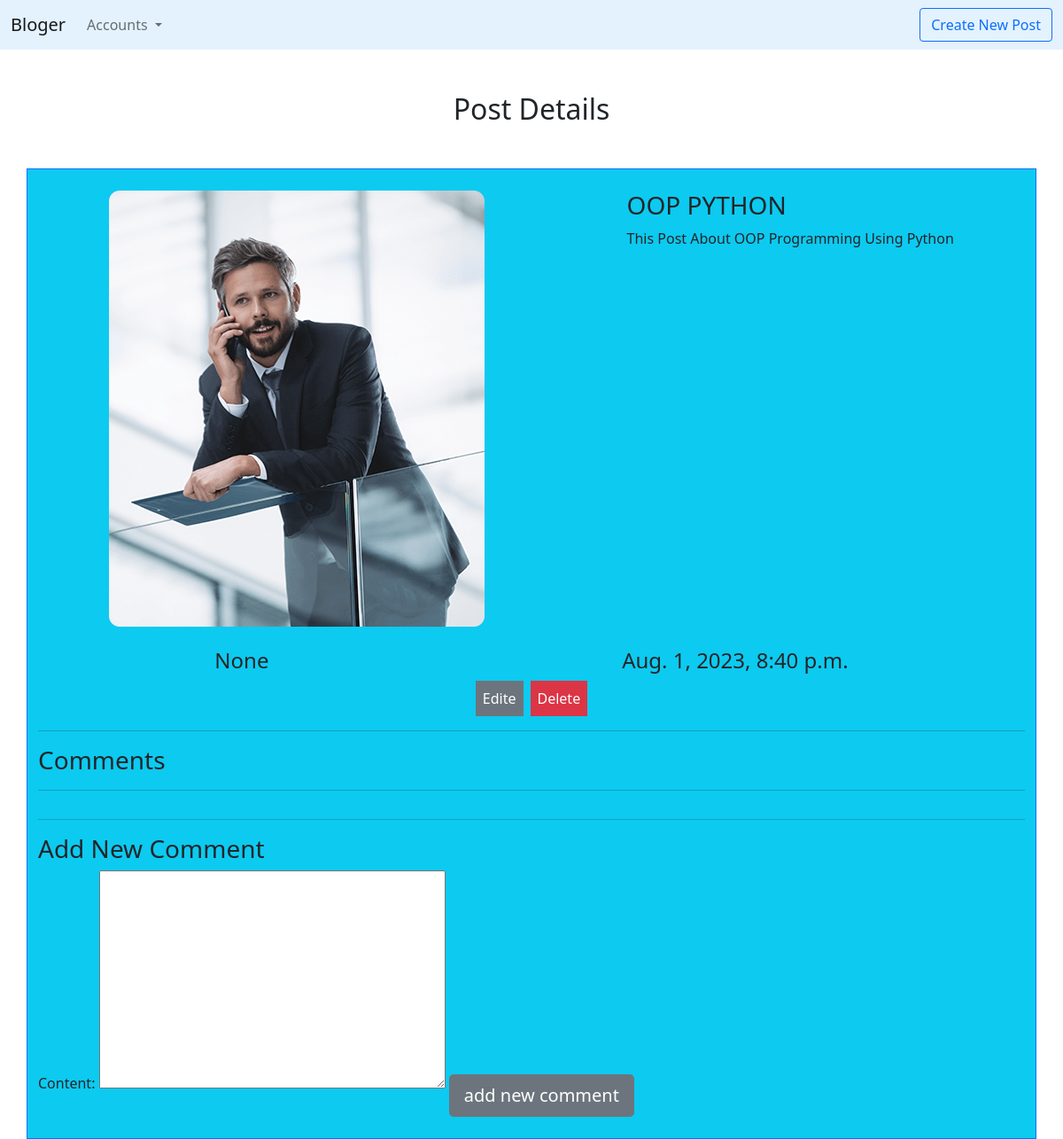
/blog/8, run on the app's committed database.
### blog/models.py (models this page shows, shortened)
class Post(models.Model):
    title = models.CharField(max_length=100)
    content = models.TextField(max_length=4000)
    create_date = models.DateTimeField(default=timezone.now())
    draft = models.BooleanField(default= True)
    tags = TaggableManager()
    auth = models.ForeignKey(User , on_delete=models.SET_NULL,null=True , blank=True , related_name="post_user")
    image = models.ImageField(upload_to='posts')

### blog/views.py (the view)
# urls.py: path('blog/<int:post_id>', views.post_detail),
def post_detail(request , post_id):
    data = Post.objects.get(id = post_id)
    post_comments = Comment.objects.filter(post=data)
    if request.method == 'POST':
        form = CommentForm(request.POST)
        if form.is_valid():
            myform =form.save(commit=False)
            myform.user= request.user
            myform.post = data
            myform.save()
    else:
            form = CommentForm()
    return render(request , "blog/post_detail.html" , {"post":data , 'form':form , 'comments':post_comments})

### blog/forms.py
class CommentForm(forms.ModelForm):
    class Meta:
        model = Comment
        fields = ("content" , )

### blog/templates/blog/post_detail.html (shortened to what this page needs)
<!doctype html>
<html lang="en">
  <head>
    <link href="https://cdn.jsdelivr.net/npm/bootstrap@5.0.2/dist/css/bootstrap.min.css" rel="stylesheet">
  </head>
  <body>
    <nav class="navbar navbar-expand-lg navbar-light"  style="background-color: #e3f2fd;">
        <div class="container-fluid">
          <a class="navbar-brand" href="#">Bloger</a>
          <div class="collapse navbar-collapse" id="navbarSupportedContent">
            <ul class="navbar-nav me-auto mb-2 mb-lg-0">
              <li class="nav-item dropdown">
                <a class="nav-link dropdown-toggle" href="#" id="navbarDropdown" role="button" data-bs-toggle="dropdown" aria-expanded="false">
                  Accounts
                </a>
              </li>
            </ul>
              <a  href="/blog/create" class="btn btn-outline-primary" >Create New Post</a>
          </div>
        </div>
      </nav>
      <h2 class="text-center mt-5">Post Details</h2>
      <div class="container border border-primary mt-5 bg-info pt-4 pb-4" >
        <div class="d-flex justify-content-around mb-4">
            <img src="{{post.image.url}}" alt="">
            <div>
                <h3>{{post.title}}</h3>
                <p>{{post.content}}</p>
            </div>
        </div>
        <div class="d-flex justify-content-around">
            <h4>{{post.auth}}</h4>
            <h4>{{post.create_date}}</h4>
        </div>
        <div class="d-flex justify-content-center ">
            <a href="/blog/{{post.id}}/edite"  class="btn-secondary p-2 me-2 text-decoration-none">Edite</a>
            <a href="/blog/{{post.id}}/delete" class="btn-danger p-2 text-decoration-none">Delete</a>
        </div>
        <hr>
    <h3>Comments</h3>
    <hr>
    <hr>
<h3>Add New Comment</h3>
{% load bootstrap %}
<form method="post">
    {{ form|bootstrap_horizontal:'col-lg-2' }}
    <input  type="submit" value="add new comment" class="btn btn-secondary btn-lg mt-4">
</form>
      </div>
  </body>
</html>

### data on the page
Post: image (picture), title "OOP PYTHON", content "This Post About OOP Programming Using Python", auth "None", create_date "Aug. 1, 2023, 8:40 p.m."
